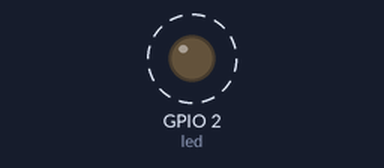
A sketch run on a simulated ESP32. Shown: output pins drawn as LEDs (lit = HIGH). Dashed ring = blinking. WiFi joins after 1.5 s; servers stay silent unless stated; what the sketch prints to the serial monitor is not drawn.

Above: at 4.2 s.
Timing chart, 0 to 7.0 s (numbered marks = the images above):
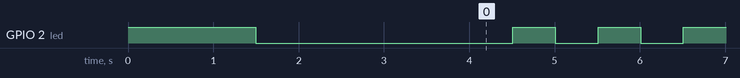

The sketch:

WiFi.ino
```cpp
//Librería para acceder al WiFi
#include <WiFi.h>
#define led 2

//Constantes de la conexión
const char* ssid = "TP-LINK_2.4GHz_57E50C"; // Nombre de red
const char* password = "07228964"; // Contraseña de la red

void setup() {
  // put your setup code here, to run once:
  Serial.begin(9600);
  pinMode(led, OUTPUT);
  digitalWrite(led, HIGH);
  delay(1500);
  digitalWrite(led, LOW);
  delay(1000);
  WiFi.begin(ssid, password); //Inicia conexión a internet
  while(WiFi.status() != WL_CONNECTED){
    Serial.print(".");
    delay(10);
  }
  digitalWrite(led, HIGH);
  Serial.println();
  Serial.print("Conectado IP: ");
  Serial.println(WiFi.localIP());
}

void loop() {
  // put your main code here, to run repeatedly:
  Serial.println("Conectado a internet");
  if(WiFi.status() == WL_CONNECTED){
    digitalWrite(led, LOW);
    delay(500);
    digitalWrite(led, HIGH);
    delay(500);
  }else{
    digitalWrite(led, LOW);
    Serial.println("Desconectado");
  }
}
```

Measured:
- by itself, GPIO 2 (led): repeats every 1.0 s: HIGH 0.50 s, LOW 0.50 s
